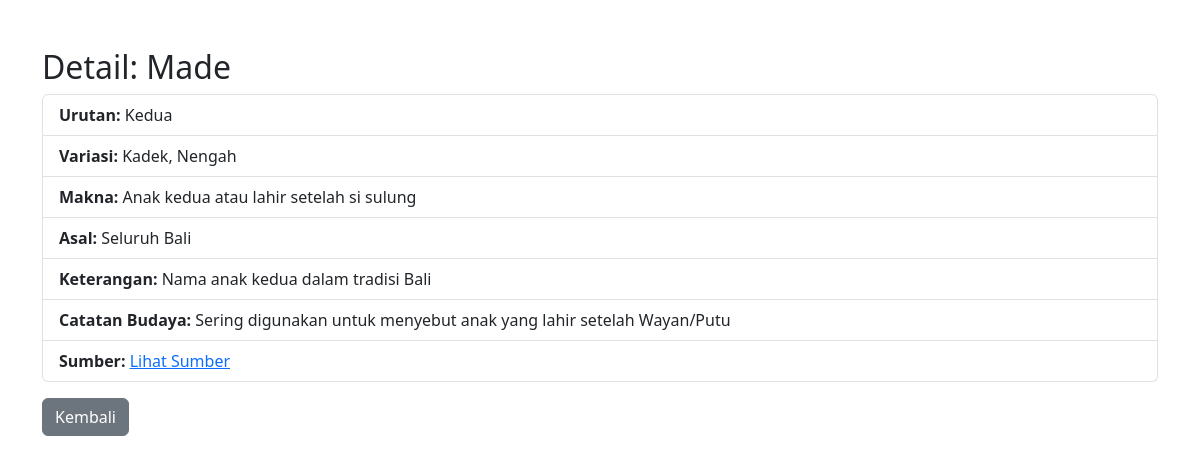
Screenshot of /detail.php?id=2 with the database file from the repository.
### tables this page shows
CREATE TABLE `nama_tradisional_bali` (
  `id_nama` int(11) NOT NULL,
  `nama_utama` varchar(20) DEFAULT NULL,
  `urutan_lahir` varchar(20) DEFAULT NULL,
  `variasi_nama` text DEFAULT NULL,
  `makna` text DEFAULT NULL,
  `asal_umum` varchar(100) DEFAULT NULL,
  `keterangan` text DEFAULT NULL,
  `catatan_kultural` text DEFAULT NULL,
  `sumber_link` text DEFAULT NULL
);

### detail.php (the view, shortened to what this page needs)
<?php
include 'config.php';
$id = $_GET['id'];
$query = mysqli_query($conn, "SELECT * FROM nama_tradisional_bali WHERE id_nama=$id");
$data = mysqli_fetch_assoc($query);
?>
<!DOCTYPE html>
<html>
<head>
  <link href="https://cdn.jsdelivr.net/npm/bootstrap@5.3.0/dist/css/bootstrap.min.css" rel="stylesheet">
</head>
<body>
<div class="container mt-5">
  <h2>Detail: <?= $data['nama_utama'] ?></h2>
  <ul class="list-group">
    <li class="list-group-item"><strong>Urutan:</strong> <?= $data['urutan_lahir'] ?></li>
    <li class="list-group-item"><strong>Variasi:</strong> <?= $data['variasi_nama'] ?></li>
    <li class="list-group-item"><strong>Makna:</strong> <?= $data['makna'] ?></li>
    <li class="list-group-item"><strong>Asal:</strong> <?= $data['asal_umum'] ?></li>
    <li class="list-group-item"><strong>Keterangan:</strong> <?= $data['keterangan'] ?></li>
    <li class="list-group-item"><strong>Catatan Budaya:</strong> <?= $data['catatan_kultural'] ?></li>
    <li class="list-group-item"><strong>Sumber:</strong> <a href="<?= $data['sumber_link'] ?>" target="_blank">Lihat Sumber</a></li>
  </ul>
  <a href="index.php" class="btn btn-secondary mt-3">Kembali</a>
</div>
</body>
</html>

### rows the page displays
nama_tradisional_bali: nama_utama "Made", urutan_lahir "Kedua", variasi_nama "Kadek, Nengah", makna "Anak kedua atau lahir setelah si sulung", asal_umum "Seluruh Bali", keterangan "Nama anak kedua dalam tradisi Bali", catatan_kultural "Sering digunakan untuk menyebut anak yang lahir setelah Wayan/Putu"
